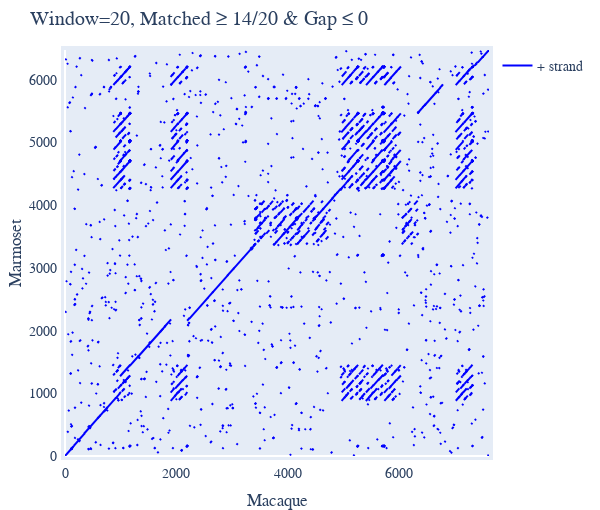

Source (notebook cell):
### Markdown cell above
### Removing both tracks

### Code cell
seqs = loader("../data/tp53.json")  # starting from scratch
dp = seqs.dotplot(name1="Macaque", name2="Marmoset", width=600)
dp.remove_track(left_track=True, bottom_track=True)
dp.show()

### Figure 1 — Plotly figure (JSON) as saved in the notebook; plotly's stock layout.template omitted (floating-point values rounded to 4 significant figures; data arrays with more than 128 entries replaced by an {"elided": "..."} marker saying what was removed)
{"data": [{"line": {"color": "blue"}, "mode": "lines", "name": "+ strand", "type": "scatter", "x": {"elided": "8927 int values"}, "xaxis": "x", "y": {"elided": "8927 int values"}, "yaxis": "y"}], "layout": {"autosize": false, "font": {"family": "Balto", "size": 14}, "height": 510.7, "hovermode": "closest", "margin": {"b": 50, "l": 50, "pad": 4, "r": 50, "t": 50}, "showlegend": true, "title": {"text": "Window=20, Matched ≥ 14/20 & Gap ≤ 0"}, "width": 600, "xaxis": {"mirror": true, "range": [0, 7609], "showgrid": false, "showline": true, "showticklabels": true, "title": {"text": "Macaque"}, "type": "linear", "visible": true}, "yaxis": {"mirror": true, "range": [0, 6476], "showgrid": false, "showline": true, "showticklabels": true, "title": {"text": "Marmoset"}, "type": "linear", "visible": true}}}
